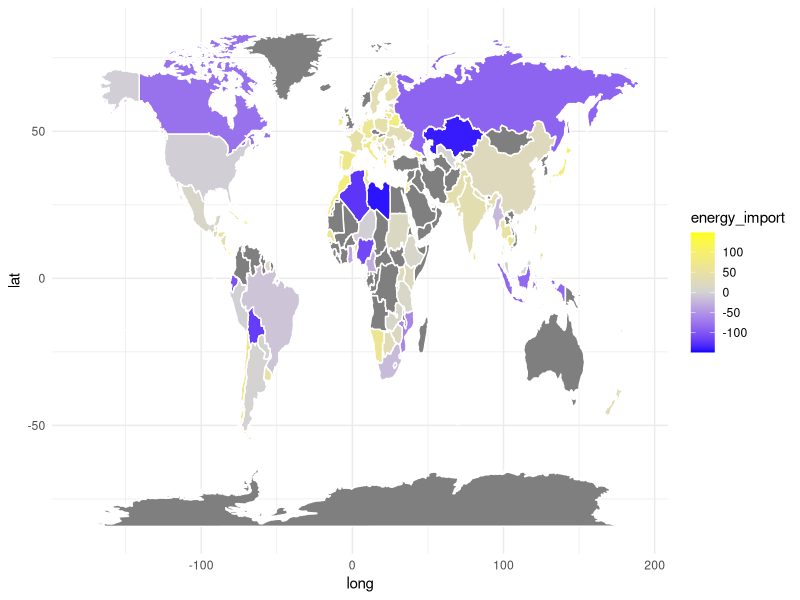

The R source for this figure:
## ---- chunk 1
#| label: setup
#| message: false

# load packages
library(tidyverse)

## ---- chunk 2
#| warning: false

# load WDI dataset
energy_raw <- read_csv("energy_imports.csv") |> 
    mutate(`Country Name` = case_when(
      `Country Name` == "Russian Federation" ~ "Russia",
      `Country Name` == "United States" ~ "USA",
      TRUE ~ `Country Name`)
    )

# load world data from ggplot2 package
world_data <- ggplot2::map_data("world")
## ---- chunk 3
energy_subset <- energy_raw |> 
  filter(
    Time == "2020",
    `Energy imports, net (% of energy use) [EG.IMP.CONS.ZS]` != ".."
  ) |> 
  mutate(energy_import = as.numeric(`Energy imports, net (% of energy use) [EG.IMP.CONS.ZS]`)) |> 
  filter(energy_import >= -150 & energy_import <=150) |> 
  full_join(world_data, by = join_by(`Country Name` == region))
## ---- chunk 4
#| label: map
#| fig-width: 8
#| fig-height: 4.5
#| fig-cap: "% of Energy Imported by Country in 2020."

ggplot(energy_subset, aes(x = long, y = lat, group = group, fill = energy_import)) +
  geom_polygon(color = "white") +
  scale_fill_gradient2(low = "blue", mid = "lightgrey", high = "yellow", midpoint = 0) +
  theme_minimal()
